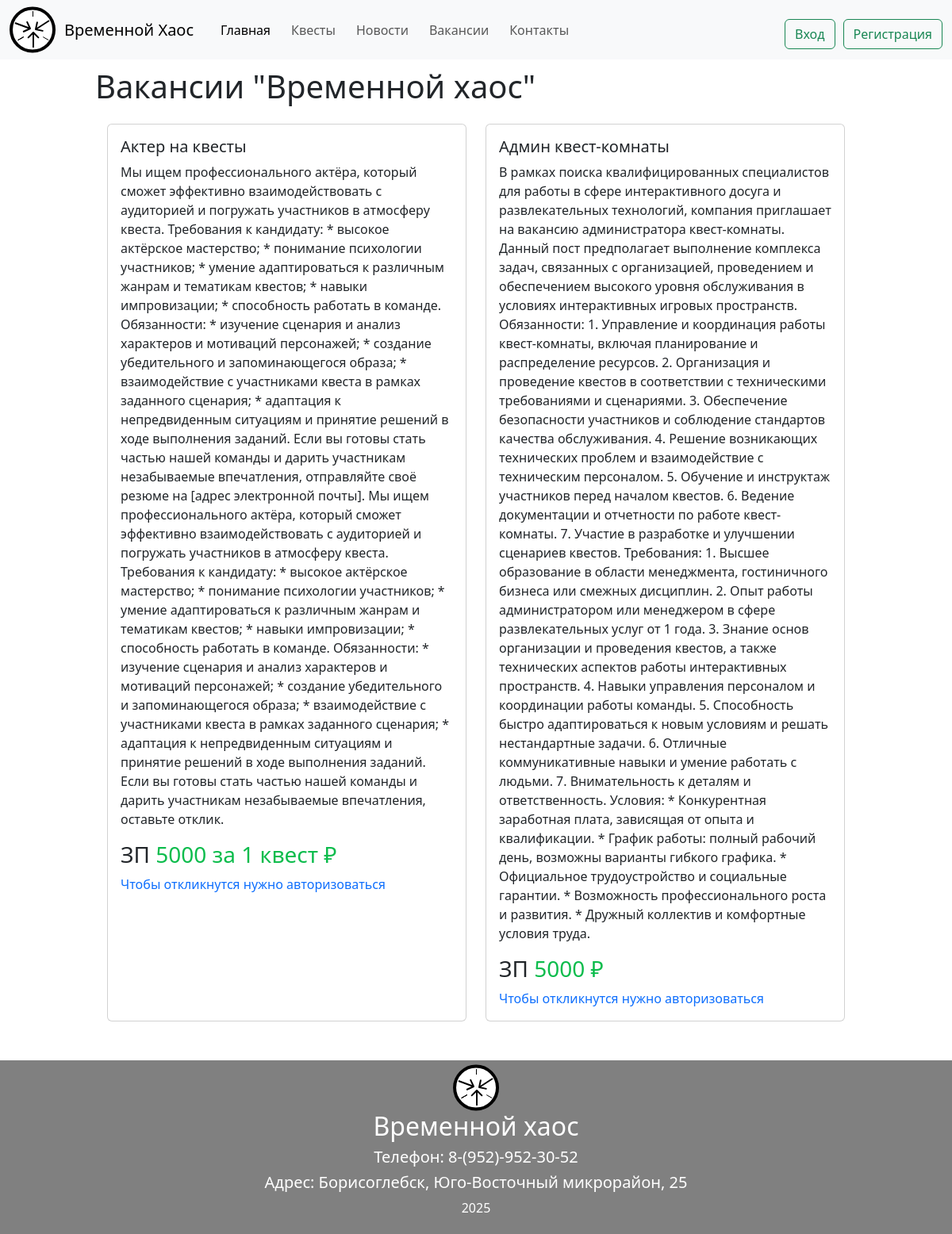
The app's page /vakansy.php with its own data.
### tables this page shows
CREATE TABLE `vakans` (
  `id_v` int NOT NULL,
  `name_v` varchar(150) NOT NULL,
  `description_v` varchar(5000) NOT NULL,
  `zp` varchar(150) NOT NULL
);

### vakansy.php (the view, shortened to what this page needs)
<?php
include('header.php');
?>
<div class="main">
    <h1 class="color d-flex centr margin-top">Вакансии "Временной хаос"</h1>
    <div class="container">
        <div class="row d-flex flex-wrap">
        <?php
        $sql = "SELECT * FROM vakans";
        $result = $link->query($sql);
        while ($row = $result->fetch_assoc()) {
            ?>
            <div class="col-md-6 d-flex mb-4">
                <div class="card d-flex flex-column h-100 w-100 card1">
                    <div class="card-body d-flex flex-column">
                        <h5 class="card-title black"><?php echo $row['name_v']; ?></h5>
                        <p class="card-text black"><?php echo $row['description_v']; ?></p>
                        <h3>ЗП <span class="cena"><?php echo $row['zp']; ?> ₽</span></h3>
                        <?php
                        if(isset($_SESSION['role'])){
                        ?>
                        <a href="project/otkl.php?id_v=<?php echo $row['id_v']; ?>" class="btn btn-info">Откликнутся</a>
                        <?php
                        }else{?>
                           <a href="#" data-bs-toggle="modal" data-bs-target="#exampleModal">Чтобы откликнутся нужно авторизоваться</a>
                        <?php }
                        ?>
                    </div>
                </div>
            </div>
            <?php
        }
        ?>
        </div>
    </div>
</div>
<?php
include('footer.php');
?>

### css/style.css (style rules this page uses)
* { margin: 0; padding: 0; }
a { text-decoration: none; }
.centr { text-align: center; }
.main { max-width: 80%; margin: 0 auto; }
.margin-top { margin-top: 10px; }
.cena { color: rgb(12, 188, 76); }
.container { max-width: 1200px; margin-left: auto; margin-right: auto; padding: 15px; }
.card1 { height: 100%; }

### records on screen
vakans: name_v "Актер на квесты", description_v "Мы ищем профессионального актёра, который сможет эффективно взаимодействовать с аудиторией и погружать участников в атмосферу квеста. Требования к кандидату: * высокое актёрское мастерство; * понимание психологии участников; * умение адаптироваться к различным жанрам и тематикам квестов; * навыки импровизации; * способность работать в команде. Обязанности: * изучение сценария и анализ характеров и мотиваций персонажей; * создание убедительного и запоминающегося образа; * взаимодействие с участниками квеста в рамках заданного сценария; * адаптация к непредвиденным ситуациям и принятие решений в ходе выполнения заданий. Если вы готовы стать частью нашей команды и дарить участникам…", zp "5000 за 1 квест"
vakans: name_v "Админ квест-комнаты", description_v "В рамках поиска квалифицированных специалистов для работы в сфере интерактивного досуга и развлекательных технологий, компания приглашает на вакансию администратора квест-комнаты. Данный пост предполагает выполнение комплекса задач, связанных с организацией, проведением и обеспечением высокого уровня обслуживания в условиях интерактивных игровых пространств. Обязанности: 1. Управление и координация работы квест-комнаты, включая планирование и распределение ресурсов. 2. Организация и проведение квестов в соответствии с техническими требованиями и сценариями. 3. Обеспечение безопасности участников и соблюдение стандартов качества обслуживания. 4. Решение возникающих технических проблем и…", zp "5000"
